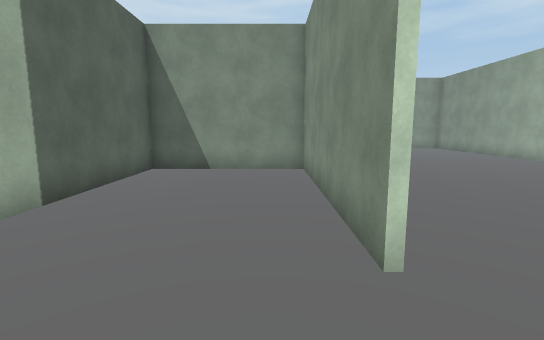
View 1 (above)

15 first-person views from a walk through a scene from a Unity 3-D project. The camera is 1.2 m above the floor, tilts 8° down and sees 85° across. Doors are open. The floor is counted in squares, 1 m on a side. Each view is taken from the middle of a square. On the plan, view 1 faces up. The plan holds only what a view shows up to about 13 squares ahead; the rest is blank. The place goes on beyond the plan. The player character is not drawn. Surface patterns are stand-ins for the level's own textures.

View 2
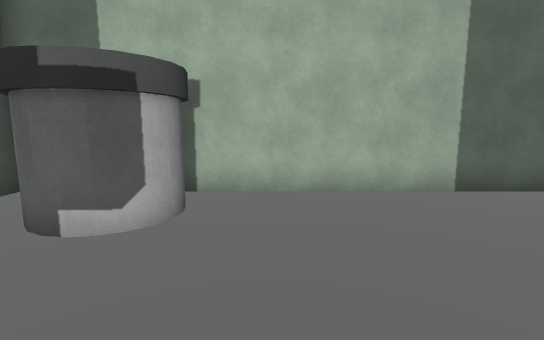

View 3
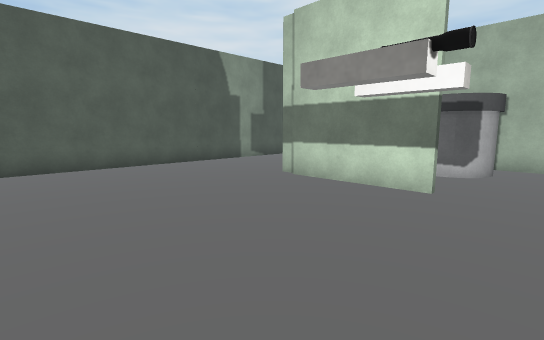

View 4
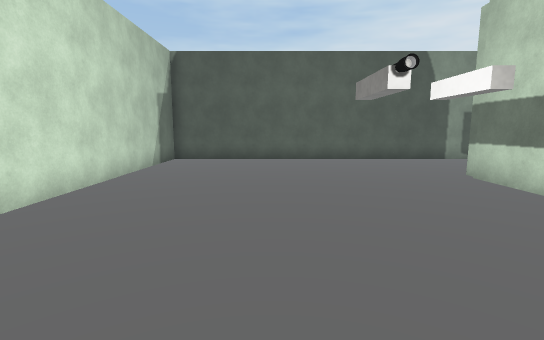

View 5
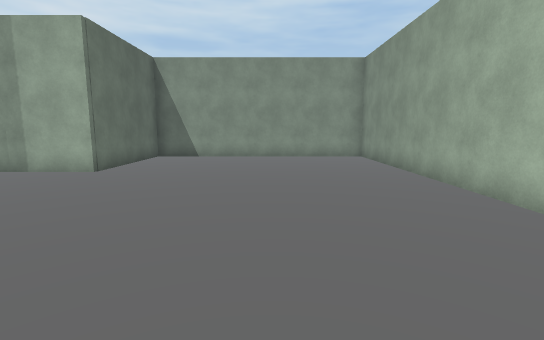

View 6
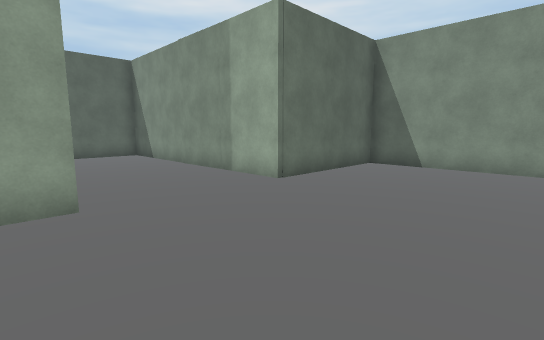

View 7
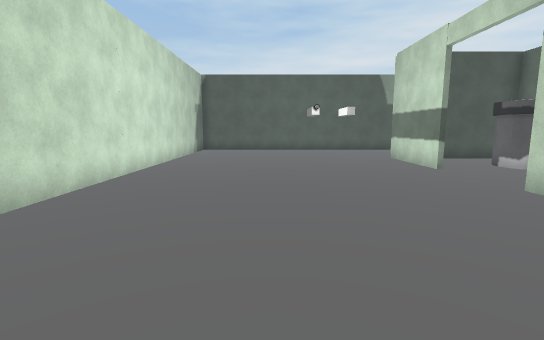

View 8
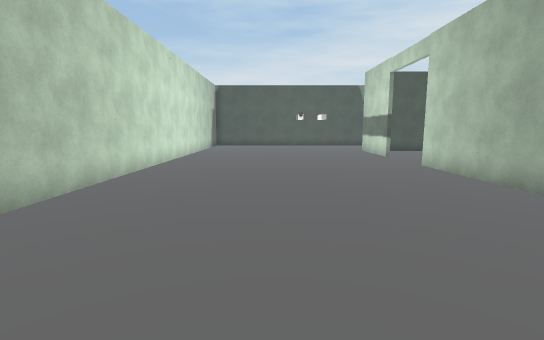

View 9
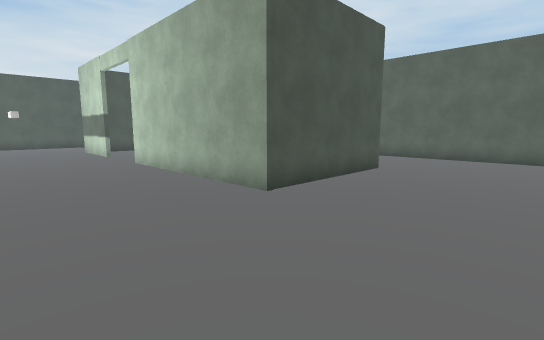

View 10
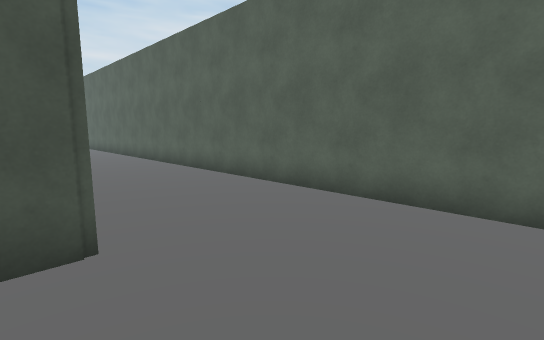

View 11
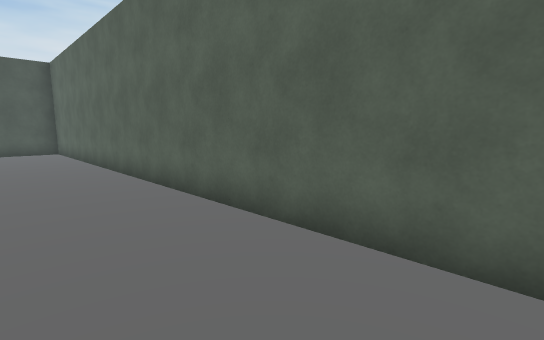

View 12
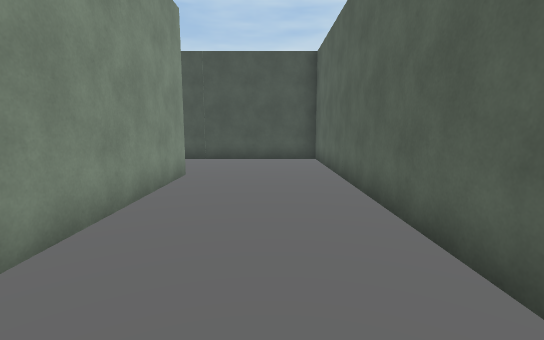

View 13
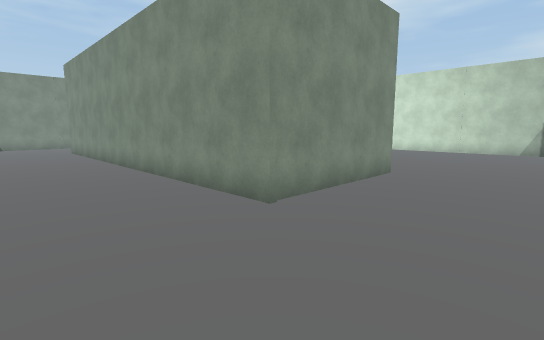

View 14
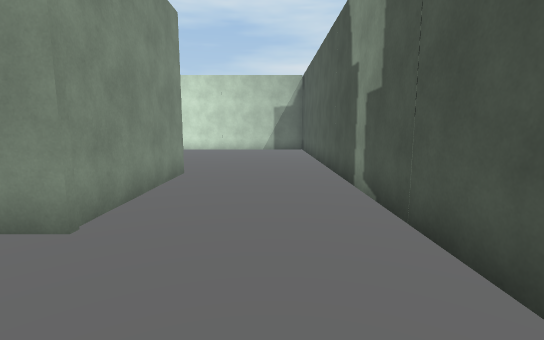

View 15
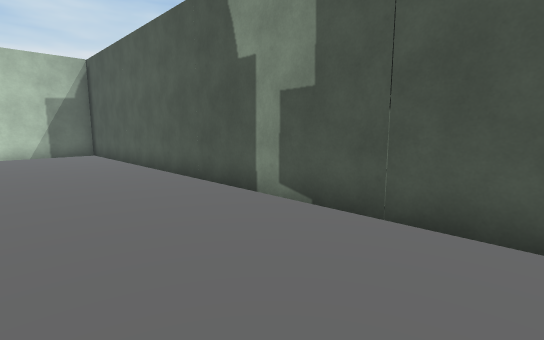

### Floor plan
Key: @ floor where view 1 was taken; . floor; D open door; B building; O other object.
Columns run from 8 left of view 1 to 10 right of it. Each row starts with its distance up from view 1.
 18          BBBBBBBBBB
 17          B........B
 16          B........B
 15          B........B
 14          B........B
 13 BBBBBBBBBB........B
 12 B.................B
 11 B.................B
 10 B.................B
  9 B...BBBBBB........B
  8 B...B....B........B
  7 B...B....B........B
  6 B...B....B........B
  5 B...B....B........B
  4 B...B....B........B
  3 B...B....B........B
  2 B...B....D........B
  1 B...B....D........B
  0 B...B.O.@D..OO....B
 -1 B...B OO.B........B
 -2 B...B OO.B........B
 -3 B...B....B........B
 -4 B...BBBBBB........B
 -5 B....B............B
 -6 B.................B
 -7 B.................B
 -8 B.................B
 -9 BBBBBBBBBBBBBBBBBBB

Where each view was taken, in squares from view 1:
view 1: 0 up, 0 right, facing up
view 2: 1 up, 2 right, facing left
view 3: 1 up, 7 right, facing down-left
view 4: 3 up, 6 right, facing down
view 5: 5 up, 6 right, facing up
view 6: 8 up, 6 right, facing up-left
view 7: 8 up, 6 right, facing down
view 8: 12 up, 6 right, facing down
view 9: 13 up, 5 right, facing down-left
view 10: 12 up, 3 left, facing down-left
view 11: 8 up, 5 left, facing down-left
view 12: 3 up, 6 left, facing down
view 13: 8 down, 7 left, facing up-right
view 14: 7 down, 7 left, facing right
view 15: 5 down, 5 left, facing down-right
